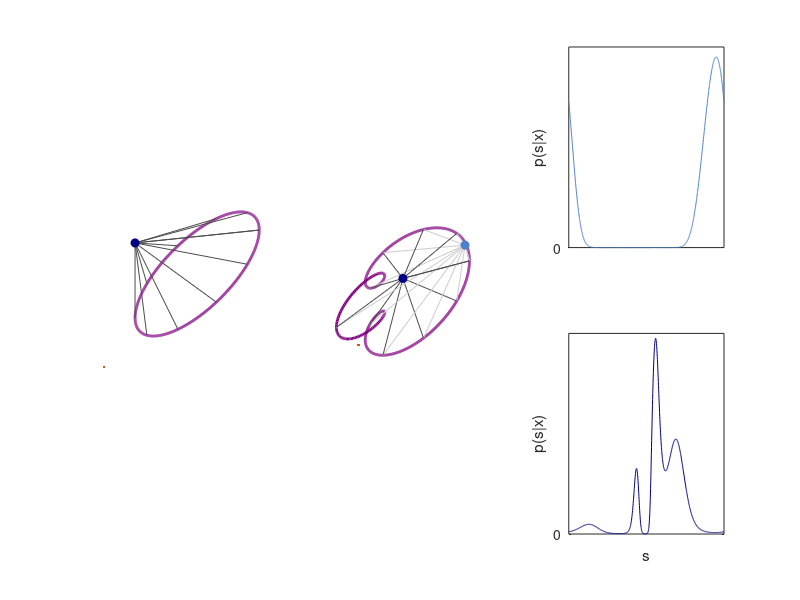

Reproduce this figure in MATLAB.
% Figure 3 - manifolds

color2 = [0 0 .5];
color1 = [.3 .5 .8];
gray2 = [.3 .3 .3];
gray1 = [.8 .8 .8];

%% Oval manifold

s = linspace(0, 2*pi, 1001);
Tx = 2*cos(s) + 3;
Ty = 2*cos(s+pi/4) + 3;

A = [1 0; 0 1]';
x1 = [1 4]';
Ax = A*x1;

subplot(2, 3, [1 4]);
hold on;
plot(Tx, Ty, 'linewidth', 2, 'color', [.5 0 .5]);
plot(0, 0);
for i = 1:100:length(s)
    plot([Ax(1) Tx(i)], [Ax(2) Ty(i)], 'Color', gray2);
end
plot(Ax(1), Ax(2), 'o', 'Color', color2, 'MarkerFaceColor', color2);
axis equal; axis square; axis off;
set(gca, 'xtick', [], 'ytick', []);

%% Squiggle manifold

s = linspace(0, 2*pi, 1001);
s2 = pi/2 + 4*pi ./ (1 + exp(-linspace(-10, 10, length(s))));
Tx = 3*cos(s) - sin(s2) + 3;
Ty = 3*cos(s+pi/3) - sin(s2+pi/4) + 3;

A = [1 0; 0 1]';
x1 = [4.8 4.5]';
Ax1 = A*x1;
x2 = [2 3]';
Ax2 = A*x2;

subplot(2, 3, [2 5]);
hold on;
plot(Tx, Ty, 'linewidth', 2, 'color', [.5 0 .5]);
plot(0, 0);
for i = 1:100:length(s)
    plot([Ax1(1) Tx(i)], [Ax1(2) Ty(i)], 'Color', gray1);
    plot([Ax2(1) Tx(i)], [Ax2(2) Ty(i)], 'Color', gray2);
end
plot(Ax1(1), Ax1(2), 'o', 'Color', color1, 'MarkerFaceColor', color1);
plot(Ax2(1), Ax2(2), 'o', 'Color', color2, 'MarkerFaceColor', color2);
axis equal; axis square; axis off;
set(gca, 'xtick', [], 'ytick', []);

dx1 = Ax1(1) - Tx;
dy1 = Ax1(2) - Ty;
pdf1 = exp(-1/2*(dx1.^2 + dy1.^2));
pdf1 = pdf1 / sum(pdf1(:));

subplot(2, 3, 3);
plot(s, pdf1, 'color', color1);
set(gca, 'xtick', [], 'ytick', 0);
ylabel('p(s|x)');
xlim([-inf inf]);

dx2 = Ax2(1) - Tx;
dy2 = Ax2(2) - Ty;
pdf2 = exp(-1/2*(dx2.^2 + dy2.^2));
pdf2 = pdf2 / sum(pdf2(:));

subplot(2, 3, 6);
plot(s, pdf2, 'color', color2);
set(gca, 'xtick', [], 'ytick', 0);
ylabel('p(s|x)');
xlabel('s');
xlim([-inf inf]);